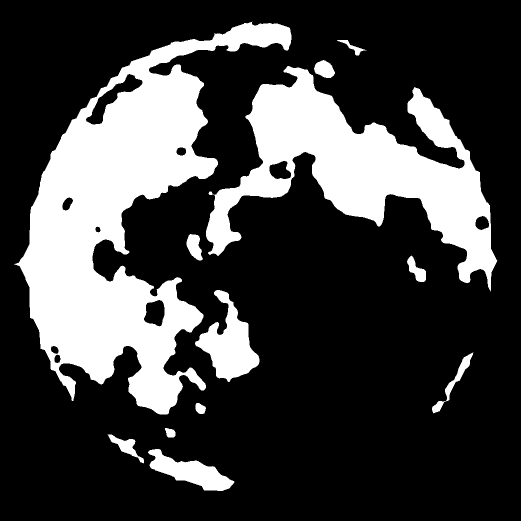
#> input picture data/masks/maria_mask.png, 1041 x 1041 px (shown at 1/2 size)
$ python split_corpus.py
#> lines starting #> are read from the running program, lines starting #| are printed output that depends on the picture; after the words box and inside, x2 and y2 are one past the last pixel; in counts of white or black regions, pixels touching at a corner belong together
### utils.py
from pathlib import Path

import cv2
import numpy as np
from PIL import Image, ImageDraw, ImageFont


PALETTE = [
    (239, 83, 80),
    (66, 165, 245),
    (102, 187, 106),
    (255, 202, 40),
    (171, 71, 188),
    (255, 112, 67),
    (38, 198, 218),
    (141, 110, 99),
]

_resampling = getattr(Image, "Resampling", None)
RESAMPLE_BILINEAR = _resampling.BILINEAR if _resampling is not None else 2


def to_uint8(array):
    data = np.asarray(array)
    if data.dtype == np.bool_:
        return data.astype(np.uint8) * 255
    if np.issubdtype(data.dtype, np.floating):
        return np.clip(data, 0, 255).astype(np.uint8)
    if data.dtype == np.uint8:
        return data

    data = data.astype(np.float32)
    data -= data.min()
    max_value = float(data.max())
    if max_value <= 0:
        return np.zeros_like(data, dtype=np.uint8)
    return np.clip(data * (255.0 / max_value), 0, 255).astype(np.uint8)


def ensure_dir(path):
    Path(path).mkdir(parents=True, exist_ok=True)


def load_image_gray(path):
    path = Path(path)
    image = cv2.imread(str(path), cv2.IMREAD_UNCHANGED)
#> image: shape (1041, 1041); 25.5% white; 12 white regions, largest, box (x1, y1, x2, y2) and area: (28, 43, 583, 829) 158124, (412, 132, 995, 583) 94090, (390, 580, 519, 764) 10702
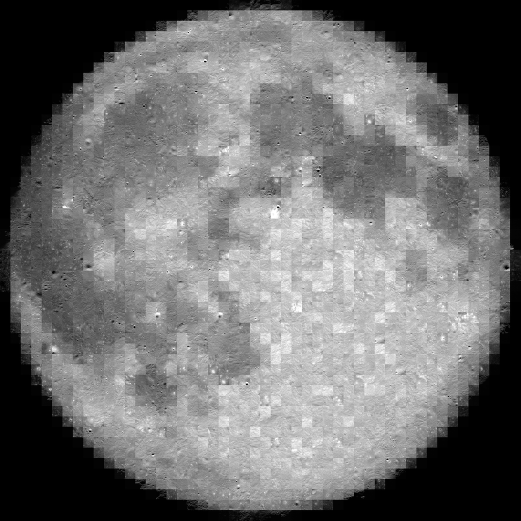
#> input picture data/masks/moon_gray.png, 1041 x 1041 px (shown at 1/2 size)
#> in load_image_gray, image is the input picture: shape (1041, 1041); min 0, max 255, mean 112.3
    if image is not None:
        if image.ndim == 2:
            return to_uint8(image)
        if image.shape[2] == 4:
            image = cv2.cvtColor(image, cv2.COLOR_BGRA2BGR)
        gray = cv2.cvtColor(image, cv2.COLOR_BGR2GRAY)
        return to_uint8(gray)

    with Image.open(path) as handle:
        return np.array(handle.convert("L"), dtype=np.uint8)


def save_image(path, array):
    path = Path(path)
    ensure_dir(path.parent)

    data = to_uint8(array)

    Image.fromarray(data).save(path)


def connected_components(mask):
    mask_u8 = (np.asarray(mask) > 0).astype(np.uint8)
    count, labels, stats, centroids = cv2.connectedComponentsWithStats(mask_u8, connectivity=8)
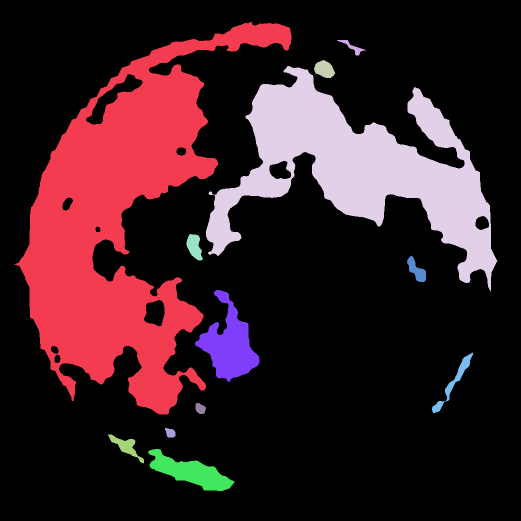
#> labels: shape (1041, 1041) int32 (shown at 1/2 size); 13 distinct labels, from 0 to 12; one colour per label, 0 black
#> count = 13; stats = 13 rows, first 6: [0, 0, 1041, 1041, 807445], [28, 43, 555, 786, 158124], [674, 80, 59, 31, 440], [628, 120, 42, 36, 1048], [412, 132, 583, 451, 94090], [373, 468, 33, 53, 1123]; centroids = 13 rows, first 8: [552.5, 550.4], [241, 443], [704.7, 94.04], [648.5, 138.4], [720.9, 335.8], [388.6, 492.7], [832.9, 540.4], [458.3, 688.7]

    components = []
    for label in range(1, count):
        x = int(stats[label, cv2.CC_STAT_LEFT])
        y = int(stats[label, cv2.CC_STAT_TOP])
        w = int(stats[label, cv2.CC_STAT_WIDTH])
        h = int(stats[label, cv2.CC_STAT_HEIGHT])
        area = int(stats[label, cv2.CC_STAT_AREA])
        cx, cy = centroids[label]
        components.append(
            {
                "label": label,
                "bbox": [x, y, w, h],
                "area": area,
                "centroid": [float(cx), float(cy)],
                "mask": labels == label,
            }
        )
#> this loop made 12 passes
#> (x, y, w, h, area, cx, cy) on passes 1 to 12: (28, 43, 555, 786, 158124, 241, 443), (674, 80, 59, 31, 440, 704.7, 94.04), (628, 120, 42, 36, 1048, 648.5, 138.4), (412, 132, 583, 451, 94090, 720.9, 335.8), (373, 468, 33, 53, 1123, 388.6, 492.7), (814, 511, 38, 53, 968, 832.9, 540.4), (390, 580, 129, 184, 10702, 458.3, 688.7), (864, 704, 83, 123, 1533, 907.4, 763.5), (391, 806, 21, 22, 345, 400.3, 816.9), (330, 856, 21, 19, 302, 340.3, 865.4), (215, 868, 73, 59, 1230, 251.9, 892.5), (296, 898, 173, 84, 6331, 381, 944.1)
#> after the loop, components = 12 items
    return components


# [15 lines left out: functions largest_component, filter_components_by_area, not called in this run]


def colorize_regions(base_gray, label_masks_or_stats, alpha=0.4, draw_labels=False):
    base = np.asarray(base_gray)
    if base.ndim == 2:
        canvas = np.stack([base, base, base], axis=-1).astype(np.float32)
    else:
        canvas = base.astype(np.float32).copy()

    for index, region in enumerate(label_masks_or_stats):
        if isinstance(region, dict):
            mask = np.asarray(region["mask"]) > 0
            label_text = str(region.get("id", region.get("label", index + 1)))
            centroid = region.get("centroid")
        else:
            mask = np.asarray(region) > 0
            label_text = str(index + 1)
            centroid = None

        if not np.any(mask):
            continue

        color = np.array(PALETTE[index % len(PALETTE)], dtype=np.float32)
        canvas[mask] = canvas[mask] * (1.0 - alpha) + color * alpha

        contour_mask = (mask.astype(np.uint8) * 255)
        contours, _ = cv2.findContours(contour_mask, cv2.RETR_EXTERNAL, cv2.CHAIN_APPROX_SIMPLE)
        cv2.drawContours(canvas, contours, -1, tuple(int(value) for value in color), 2)

        if draw_labels:
            if centroid is None:
                ys, xs = np.where(mask)
                position = (int(xs.mean()), int(ys.mean()))
            else:
                position = (int(centroid[0]), int(centroid[1]))

            cv2.putText(
                canvas,
                label_text,
                position,
                cv2.FONT_HERSHEY_SIMPLEX,
                0.45,
                (255, 255, 255),
                2,
                cv2.LINE_AA,
            )
            cv2.putText(
                canvas,
                label_text,
                position,
                cv2.FONT_HERSHEY_SIMPLEX,
                0.45,
                tuple(int(value) for value in color),
                1,
                cv2.LINE_AA,
            )

    return np.clip(canvas, 0, 255).astype(np.uint8)


def crop_to_bbox(image, mask, bbox):
    x, y, w, h = [int(value) for value in bbox]
    image_crop = np.asarray(image)[y : y + h, x : x + w].copy()
    mask_crop = (np.asarray(mask)[y : y + h, x : x + w] > 0).astype(np.uint8) * 255

    if image_crop.ndim == 2:
        image_crop[mask_crop == 0] = 0
    else:
        image_crop[mask_crop == 0] = 0

    return image_crop, mask_crop


# [56 lines left out: function build_contact_sheet, not called in this run]

### split_corpus.py
import json
import heapq
from pathlib import Path

import cv2
import numpy as np

from utils import colorize_regions, connected_components, crop_to_bbox, ensure_dir, load_image_gray, save_image


# Corpus tuning:
# - MIN_PIECE_AREA: higher = discard more tiny pieces, lower = keep smaller fragments
# - MAX_COMPONENT_AREA: lower = split big regions more aggressively
# - MAX_BBOX_DIM: lower = split wide/tall regions more aggressively
# - MIN_SPLIT_FILL_RATIO: higher = reject sparse/weak split pieces more often
# - MAX_SPLIT_PIECES: upper cap on how many pieces one oversized region can become
# - GEODESIC_NOISE_WEIGHT / GEODESIC_NOISE_BLUR: bend split boundaries so they are less straight
MIN_PIECE_AREA = 3000
MAX_COMPONENT_AREA = 17500
MAX_BBOX_DIM = 3000
MIN_SPLIT_FILL_RATIO = 0.3
MAX_SPLIT_PIECES = 20
GEODESIC_NOISE_WEIGHT = 0.55
GEODESIC_NOISE_BLUR = 65

MASK_PATH = Path("data/masks/maria_mask.png")
GRAY_PATH = Path("data/masks/moon_gray.png")
CORPUS_DIR = Path("data/corpus")
DEBUG_DIR = Path("out/debug")
INDEX_PATH = CORPUS_DIR / "corpus_index.json"


def clear_previous_outputs():
    ensure_dir(CORPUS_DIR)
    for pattern in ("piece_*.png", "piece_*_mask.png", "corpus_index.json"):
        for path in CORPUS_DIR.glob(pattern):
            if path.is_file():
                path.unlink()


def estimate_split_count(component, max_area, max_bbox_dim):
    _, _, w, h = component["bbox"]
    area_count = int(np.ceil(component["area"] / float(max_area)))
    dim_count = int(np.ceil(max(w, h) / float(max_bbox_dim)))
    return max(1, min(MAX_SPLIT_PIECES, max(area_count, dim_count)))


def mask_bbox(mask):
    ys, xs = np.where(mask > 0)
    if ys.size == 0 or xs.size == 0:
        return None
    x0 = int(xs.min())
    y0 = int(ys.min())
    x1 = int(xs.max()) + 1
    y1 = int(ys.max()) + 1
    return [x0, y0, x1 - x0, y1 - y0]


def odd_kernel(size):
    return size if size % 2 == 1 else size + 1


def build_seed_points(component_crop, cluster_count):
    ys, xs = np.where(component_crop > 0)
    if ys.size == 0:
        return []

    points = np.column_stack([xs, ys]).astype(np.float32)
    cluster_count = min(cluster_count, len(points))
    if cluster_count <= 1:
        return [(int(points[0, 0]), int(points[0, 1]))]

    criteria = (cv2.TERM_CRITERIA_EPS + cv2.TERM_CRITERIA_MAX_ITER, 40, 0.5)
    best_labels = np.zeros((len(points), 1), dtype=np.int32)
    attempts = 5
    flags = cv2.KMEANS_PP_CENTERS
    _, _, centers = cv2.kmeans(points, cluster_count, best_labels, criteria, attempts, flags)

    seeds = []
    used = set()
    for center in centers:
        distances = np.sum((points - center) ** 2, axis=1)
        index = int(np.argmin(distances))
        sx, sy = int(points[index, 0]), int(points[index, 1])
        if (sx, sy) in used:
            continue
        used.add((sx, sy))
        seeds.append((sx, sy))
    return seeds


def build_noise_field(shape, seed_value):
    rng = np.random.default_rng(seed_value)
    noise = rng.random(shape, dtype=np.float32)
    blur_size = odd_kernel(GEODESIC_NOISE_BLUR)
    noise = cv2.GaussianBlur(noise, (blur_size, blur_size), 0)
    normalized = np.empty_like(noise)
    cv2.normalize(noise, normalized, alpha=0.0, beta=1.0, norm_type=cv2.NORM_MINMAX)
    return normalized


def geodesic_partition(component_crop, seeds, noise_field):
    h, w = component_crop.shape
    labels = np.full((h, w), -1, dtype=np.int32)
    distances = np.full((h, w), np.inf, dtype=np.float32)
    heap = []

    for label, (sx, sy) in enumerate(seeds):
        if sx < 0 or sy < 0 or sx >= w or sy >= h or component_crop[sy, sx] == 0:
            continue
        labels[sy, sx] = label
        distances[sy, sx] = 0.0
        heapq.heappush(heap, (0.0, label, sx, sy))

    if not heap:
        return None

    neighbors = [
        (-1, 0, 1.0),
        (1, 0, 1.0),
        (0, -1, 1.0),
        (0, 1, 1.0),
        (-1, -1, 1.4142),
        (-1, 1, 1.4142),
        (1, -1, 1.4142),
        (1, 1, 1.4142),
    ]

    while heap:
        current_cost, label, x, y = heapq.heappop(heap)
        if current_cost > distances[y, x]:
            continue

        for dx, dy, step_cost in neighbors:
            nx = x + dx
            ny = y + dy
            if nx < 0 or ny < 0 or nx >= w or ny >= h:
                continue
            if component_crop[ny, nx] == 0:
                continue

            noise_term = 1.0 + GEODESIC_NOISE_WEIGHT * float(noise_field[ny, nx] - 0.5)
            candidate_cost = current_cost + step_cost * noise_term
            if candidate_cost < distances[ny, nx]:
                distances[ny, nx] = candidate_cost
                labels[ny, nx] = label
                heapq.heappush(heap, (candidate_cost, label, nx, ny))

    return labels


def split_component_shape(component, image_shape, target_count):
    x, y, w, h = [int(value) for value in component["bbox"]]
    component_crop = component["mask"][y : y + h, x : x + w].astype(np.uint8) * 255
    if target_count <= 1:
        return []

    ys, xs = np.where(component_crop > 0)
    if ys.size == 0:
        return []

    points = np.column_stack([xs, ys]).astype(np.float32)
    max_clusters_by_area = max(1, len(points) // max(MIN_PIECE_AREA, 1))
    cluster_count = min(target_count, max_clusters_by_area, len(points))
    if cluster_count <= 1:
        return []

    seeds = build_seed_points(component_crop, cluster_count)
    if len(seeds) <= 1:
        return []

    seed_value = int((x * 73856093 + y * 19349663 + component["area"] * 83492791) % (2**32))
    noise_field = build_noise_field(component_crop.shape, seed_value)
    labels = geodesic_partition(component_crop, seeds, noise_field)
    if labels is None:
        return []

    pieces = []

    for cluster_id in range(cluster_count):
        piece_crop = (labels == cluster_id).astype(np.uint8) * 255
        if not np.any(piece_crop):
            continue

        piece_area = int(np.count_nonzero(piece_crop))
        if piece_area < MIN_PIECE_AREA:
            continue

        piece_mask = np.zeros(image_shape, dtype=np.uint8)
        piece_mask[y : y + h, x : x + w] = piece_crop
        tight_bbox = mask_bbox(piece_mask)
        if tight_bbox is None:
            continue

        bx, by, bw, bh = tight_bbox
        fill_ratio = piece_area / float(max(bw * bh, 1))
        if fill_ratio < MIN_SPLIT_FILL_RATIO:
            continue

        pieces.append(
            {
                "mask": piece_mask,
                "bbox": tight_bbox,
                "area": piece_area,
            }
        )

    return pieces


def make_piece_masks(component, image_shape, max_area, max_bbox_dim):
    target_count = estimate_split_count(component, max_area, max_bbox_dim)
    if target_count <= 1:
        fallback_mask = component["mask"].astype(np.uint8) * 255
        return [{"mask": fallback_mask, "bbox": component["bbox"], "area": component["area"]}]

    pieces = split_component_shape(component, image_shape, target_count)
    if len(pieces) >= 2:
        return pieces

    fallback_mask = component["mask"].astype(np.uint8) * 255
    return [{"mask": fallback_mask, "bbox": component["bbox"], "area": component["area"]}]


def main():
    ensure_dir(DEBUG_DIR)
    clear_previous_outputs()

    maria_mask = load_image_gray(MASK_PATH)
    moon_gray = load_image_gray(GRAY_PATH)

    max_component_area = MAX_COMPONENT_AREA
    max_bbox_dim = MAX_BBOX_DIM

    source_components = connected_components(maria_mask)
#> source_components = 12 items
    kept_components = [component for component in source_components if component["area"] >= MIN_PIECE_AREA]
#> kept_components = 4 items

    final_pieces = []
    overlay_regions = []
    split_count = 0

    for component in kept_components:
        oversized = component["area"] > max_component_area or max(component["bbox"][2:]) > max_bbox_dim
        component_pieces = make_piece_masks(component, maria_mask.shape, max_component_area, max_bbox_dim)
        if oversized and len(component_pieces) > 1:
            split_count += 1

        for piece in component_pieces:
            final_pieces.append((component, piece))
#> this loop made 4 passes
#> (oversized, target_count in make_piece_masks) on passes 1 to 2: (True, 10), (True, 6)
#> (oversized, target_count in make_piece_masks) on passes 3 to 4: (False, 1), (False, 1)
#> pass 1, in split_component_shape, `component_crop = component["mask"][y : y + h, x : x + w].astype(np.uin..`:
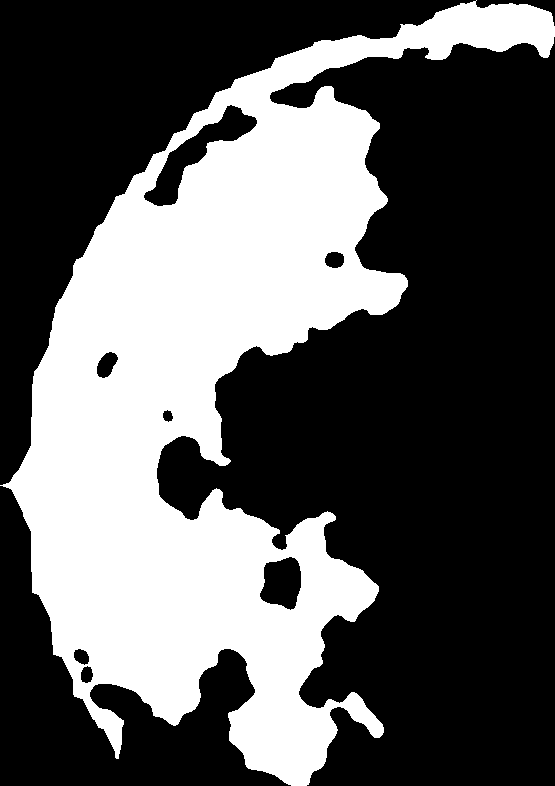
#> component_crop: shape (786, 555); 36.2% white; 1 white region, box (x1, y1, x2, y2) and area: (0, 0, 555, 786) 158124
#> pass 1, in build_noise_field, `noise = rng.random(shape, dtype=np.float32)`:
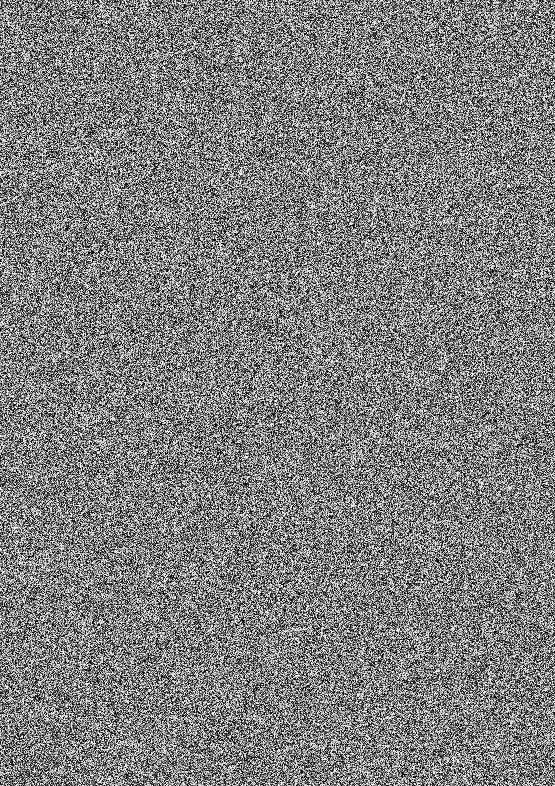
#> noise: shape (786, 555) float32; min 8.34e-07, max 1, mean 0.5
#> pass 1, in split_component_shape, `noise_field = build_noise_field(component_crop.shape, seed_value)`:
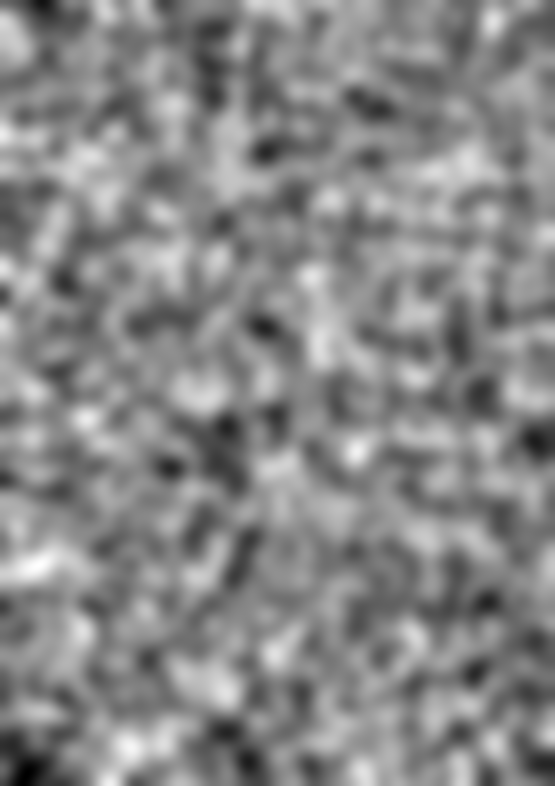
#> noise_field: shape (786, 555) float32; min -1.52e-07, max 1, mean 0.532; drawn with min black and max white
#> after the loop, final_pieces = 17 items; split_count = 2

    metadata = []
    for index, (component, piece) in enumerate(final_pieces, start=1):
        piece_id = f"piece_{index:03d}"
        image_path = CORPUS_DIR / f"{piece_id}.png"
        mask_path = CORPUS_DIR / f"{piece_id}_mask.png"

        image_crop, mask_crop = crop_to_bbox(moon_gray, piece["mask"], piece["bbox"])
        save_image(image_path, image_crop)
        save_image(mask_path, mask_crop)

        x, y, w, h = piece["bbox"]
        metadata.append(
            {
                "id": piece_id,
                "image_path": image_path.as_posix(),
                "mask_path": mask_path.as_posix(),
                "bbox": [int(x), int(y), int(w), int(h)],
                "area": int(piece["area"]),
                "width": int(w),
                "height": int(h),
                "source_component_id": int(component["label"]),
            }
        )

        overlay_regions.append(
            {
                "id": piece_id.split("_")[-1],
                "mask": piece["mask"] > 0,
                "centroid": [x + w / 2.0, y + h / 2.0],
            }
        )
#> this loop made 17 passes
#> (piece_id, x, y, w, h) on passes 1 to 12: ('piece_001', 59, 547, 193, 227), ('piece_002', 101, 191, 171, 160), ('piece_003', 153, 336, 167, 173), ('piece_004', 256, 638, 128, 191), ('piece_005', 260, 219, 169, 173), ('piece_006', 30, 312, 162, 276), ('piece_007', 420, 45, 163, 58), ('piece_008', 213, 78, 212, 170), ('piece_009', 173, 531, 234, 165), ('piece_010', 624, 245, 179, 208), ('piece_011', 792, 286, 180, 174), ('piece_012', 412, 318, 178, 194)
#> pass 1, in main, `image_crop, mask_crop = crop_to_bbox(moon_gray, piece["mask"], piece["..`:
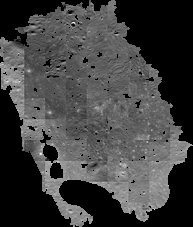
#> image_crop: shape (227, 193); min 0, max 255, mean 63.8
#> after the loop, metadata = 17 items; overlay_regions = 17 items

    with INDEX_PATH.open("w", encoding="utf-8") as handle:
        json.dump(metadata, handle, indent=2)

    overlay = colorize_regions(moon_gray, overlay_regions, alpha=0.45, draw_labels=True)
#> the loop in colorize_regions, `for index, region in enumerate(label_masks_or_stats):` made 17 passes
#> (label_text, centroid, color, position) on passes 1, 2, 3, 4, 5, 7, 9, 10, 13, 16, 17: ('001', [155.5, 660.5], [239, 83, 80], (155, 660)), ('002', [186.5, 271], [66, 165, 245], (186, 271)), ('003', [236.5, 422.5], [102, 187, 106], (236, 422)), ('004', [320, 733.5], [255, 202, 40], (320, 733)), ('005', [344.5, 305.5], [171, 71, 188], (344, 305)), ('007', [501.5, 74], [38, 198, 218], (501, 74)), ('009', [290, 613.5], [239, 83, 80], (290, 613)), ('010', [713.5, 349], [66, 165, 245], (713, 349)), ('013', [592.5, 238.5], [171, 71, 188], (592, 238)), ('016', [454.5, 672], [141, 110, 99], (454, 672)), ('017', [382.5, 940], [239, 83, 80], (382, 940))
#> (label_text, color, position) on passes 6, 8, 11, 12, 14, 15: ('006', [255, 112, 67], (111, 450)), ('008', [141, 110, 99], (319, 163)), ('011', [102, 187, 106], (882, 373)), ('012', [255, 202, 40], (501, 415)), ('014', [255, 112, 67], (930, 484)), ('015', [38, 198, 218], (875, 243))
#> after the loop in colorize_regions, `for index, region in enumerate(label_masks_or_stats):`:
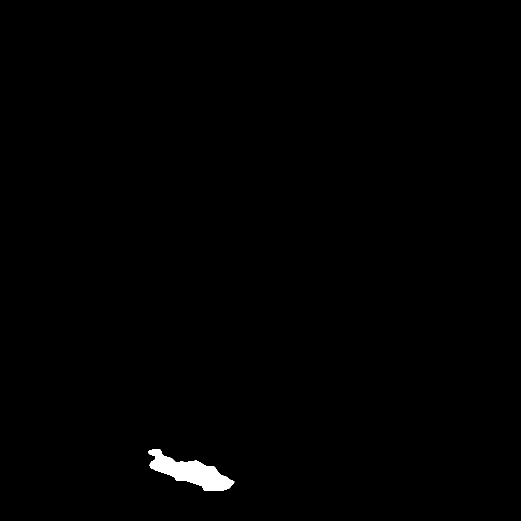
#> contour_mask: shape (1041, 1041) (shown at 1/2 size); 0.58% white; 1 white region, box (x1, y1, x2, y2) and area: (296, 898, 469, 982) 6331
    save_image(DEBUG_DIR / "corpus_regions_overlay.png", overlay)

    filtered_count = len(source_components) - len(kept_components)
#> filtered_count = 8
    print(f"source components: {len(source_components)}")
#| source components: 12
    print(f"filtered tiny components: {filtered_count}")
#| filtered tiny components: 8
    print(f"max component area: {max_component_area}")
    print(f"max bbox dim: {max_bbox_dim}")
    print(f"split oversized components: {split_count}")
#| split oversized components: 2
    print(f"final pieces: {len(metadata)}")
#| final pieces: 17
    print(f"wrote index: {INDEX_PATH}")


if __name__ == "__main__":
    main()
